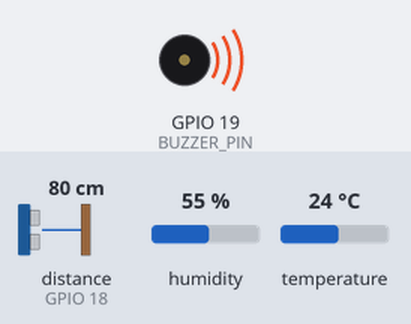
This sketch was run on a simulated ESP32. On the bench: buzzer (waves = sounding, pin HIGH). Wiring (inferred from the names in the program): ultrasonic range finder: trigger GPIO 5; echo GPIO 18. The inputs (shaded band) are chosen by the test bench; at power-on: distance to the obstacle (sensor on GPIO 18) 80 cm, humidity 55 %, temperature 24 °C. The echo pulse lasts 58.3 µs per cm; WiFi joins after 1.5 s; servers stay silent unless stated; uploads are accepted with an empty reply; pins used as bus, display or sensor lines are not drawn; what the sketch prints to the serial monitor is not drawn.

Above: at 3.7 s.
3.8 s: distance to the obstacle (sensor on GPIO 18) set to 2 cm
7.7 s: humidity set to 22 %
13.5 s: temperature set to 10 °C
17.4 s: temperature set to 7 °C
At 19.3 s:
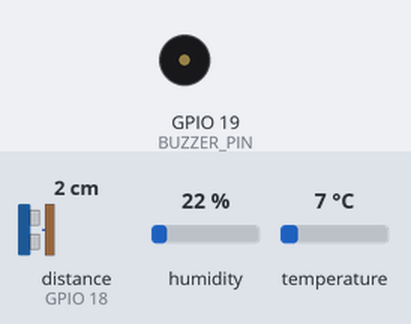
21.3 s: humidity set to 49 %
25.2 s: humidity set to 52 %
At 27.4 s:
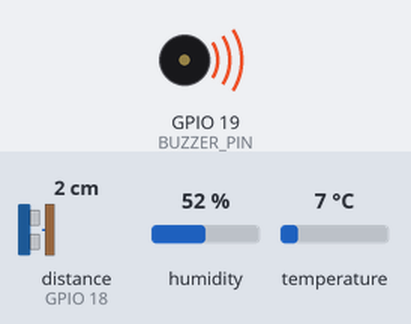
Timing chart, 0 to 28.9 s (numbered marks = the images above; inputs shaded):
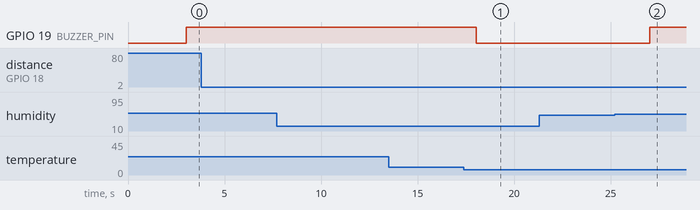

Measured:
- the behaviour switches between 9 and 8 °C on temperature (found by bisection; images 0 and 1)
- the behaviour switches between 50 and 51 % on humidity (found by bisection; images 1 and 2)
- after the input at 3.8 s, every drawn part: stays the same
- after the input at 7.7 s, every drawn part: stays the same
- after the input at 13.5 s, every drawn part: stays the same
- after the input at 17.4 s, GPIO 19 (BUZZER_PIN): HIGH → LOW after 0.62 s
- after the input at 21.3 s, every drawn part: stays the same
- after the input at 25.2 s, GPIO 19 (BUZZER_PIN): LOW → HIGH after 1.8 s

The sketch:

coldchain_esp32_firebase.ino
```cpp
/*
 * PROJECT: LOW-COST IoT-BASED MULTI-PARAMETER MONITORING SYSTEM FOR MEDICAL COLD CHAINS
 * ESP32 + DHT11 + HC-SR04 Ultrasonic + Buzzer + Firebase Realtime Database
 *
 * Target Firebase Project ID: coldchain-integrity-nonitor
 * Database URL: https://coldchain-integrity-nonitor-default-rtdb.asia-southeast1.firebasedatabase.app
 * Database Path: /coldchain/latest.json (via HTTP PUT)
 */

#include <WiFi.h>
#include <HTTPClient.h>
#include <WiFiClientSecure.h>
#include <DHT.h>
#include <math.h>

// -------- WI-FI CREDENTIALS --------
// Replace with your local 2.4 GHz Wi-Fi credentials
const char* WIFI_SSID     = "YOUR_WIFI_SSID";
const char* WIFI_PASSWORD = "YOUR_WIFI_PASSWORD";

// -------- FIREBASE CONFIGURATION --------
// Notice: Project ID contains NONITOR (not MONITOR)
const char* FIREBASE_HOST = "https://coldchain-integrity-nonitor-default-rtdb.asia-southeast1.firebasedatabase.app";
const char* FIREBASE_PATH = "/coldchain/latest.json";

// Full HTTPS PUT URL
const String FIREBASE_URL = String(FIREBASE_HOST) + String(FIREBASE_PATH);

// Optional Firebase Database Secret / Auth token (leave empty if rules permit public access)
// const char* FIREBASE_AUTH = "";

// -------- SENSOR PINS --------
#define DHTPIN 4
#define DHTTYPE DHT11
#define TRIG_PIN 5
#define ECHO_PIN 18
#define BUZZER_PIN 19

// -------- SAFETY THRESHOLDS --------
const float TEMP_MIN = 2.0;          // Minimum temperature: 2°C
const float TEMP_MAX = 8.0;          // Maximum temperature: 8°C
const float HUMIDITY_MAX = 50.0;     // Maximum humidity: 50%
const float LID_THRESHOLD_CM = 15.0; // Lid distance threshold: 15 cm

DHT dht(DHTPIN, DHTTYPE);

float temp = NAN;
float hum = NAN;
float distanceCm = -1.0;
String lidState = "unknown";

unsigned long lastSensorRead = 0;
const unsigned long SENSOR_INTERVAL = 3000; // 3 seconds interval

// -------- ULTRASONIC DISTANCE FUNCTION --------
float readDistanceCm() {
  digitalWrite(TRIG_PIN, LOW);
  delayMicroseconds(2);
  digitalWrite(TRIG_PIN, HIGH);
  delayMicroseconds(10);
  digitalWrite(TRIG_PIN, LOW);

  // Read echo pulse with 30ms timeout (~5m max range)
  unsigned long echoUs = pulseIn(ECHO_PIN, HIGH, 30000UL);

  if (echoUs == 0) return -1.0;

  return (echoUs * 0.0343) / 2.0;
}

// -------- WI-FI CONNECTION HELPER --------
void connectWiFi() {
  if (WiFi.status() == WL_CONNECTED) return;

  Serial.println();
  Serial.print("Connecting to Wi-Fi: ");
  Serial.println(WIFI_SSID);

  WiFi.mode(WIFI_STA);
  WiFi.setAutoReconnect(true);
  WiFi.persistent(true);
  WiFi.begin(WIFI_SSID, WIFI_PASSWORD);

  unsigned long startAttempt = millis();
  while (WiFi.status() != WL_CONNECTED && millis() - startAttempt < 10000) {
    delay(500);
    Serial.print(".");
  }

  if (WiFi.status() == WL_CONNECTED) {
    Serial.println();
    Serial.print("Wi-Fi connected! ESP32 IP address: ");
    Serial.println(WiFi.localIP());
  } else {
    Serial.println();
    Serial.println("Wi-Fi connection timed out. Will retry on next loop.");
  }
}

// -------- FIREBASE HTTP PUT UPLOAD --------
bool uploadToFirebase(float t, float h, float d, const String& lid) {
  if (WiFi.status() != WL_CONNECTED) {
    Serial.println("[Firebase] Error: Wi-Fi not connected. Skipping upload.");
    connectWiFi();
    return false;
  }

  WiFiClientSecure client;
  // Firebase uses SSL (HTTPS). Insecure mode avoids hardcoding CA roots on ESP32.
  client.setInsecure();

  HTTPClient http;
  http.setTimeout(5000); // 5 seconds HTTP timeout

  if (!http.begin(client, FIREBASE_URL)) {
    Serial.println("[Firebase] Unable to initiate HTTPS connection.");
    return false;
  }

  http.addHeader("Content-Type", "application/json");

  // Build JSON payload.
  // Note: {".sv": "timestamp"} tells Firebase RTDB to generate server millisecond epoch timestamp.
  String payload = "{";
  payload += "\"temperature\":" + String(t, 1) + ",";
  payload += "\"humidity\":" + String(h, 1) + ",";
  payload += "\"distance\":" + String(d, 1) + ",";
  payload += "\"lid\":\"" + lid + "\",";
  payload += "\"timestamp\":{\".sv\":\"timestamp\"}";
  payload += "}";

  Serial.print("[Firebase PUT] Uploading to ");
  Serial.println(FIREBASE_URL);
  Serial.print("[Firebase PUT] Payload: ");
  Serial.println(payload);

  int httpCode = http.PUT(payload);

  if (httpCode > 0) {
    Serial.print("[Firebase PUT] Success response code: ");
    Serial.println(httpCode);

    if (httpCode == HTTP_CODE_OK) {
      String response = http.getString();
      Serial.print("[Firebase PUT] Response body: ");
      Serial.println(response);
    }
  } else {
    Serial.print("[Firebase PUT] Failed, HTTP error: ");
    Serial.println(http.errorToString(httpCode).c_str());
  }

  http.end();
  return (httpCode == HTTP_CODE_OK);
}

// -------- SETUP --------
void setup() {
  Serial.begin(115200);

  pinMode(TRIG_PIN, OUTPUT);
  pinMode(ECHO_PIN, INPUT);
  pinMode(BUZZER_PIN, OUTPUT);

  digitalWrite(TRIG_PIN, LOW);
  digitalWrite(BUZZER_PIN, LOW);

  dht.begin();

  Serial.println();
  Serial.println("==================================================");
  Serial.println("  ESP32 Medical Cold-Chain IoT Telemetry Node");
  Serial.println("  Project: coldchain-integrity-nonitor");
  Serial.println("==================================================");

  // Connect to Wi-Fi
  connectWiFi();

  delay(1000);
}

// -------- MAIN LOOP --------
void loop() {
  unsigned long currentMillis = millis();

  if (currentMillis - lastSensorRead >= SENSOR_INTERVAL) {
    lastSensorRead = currentMillis;

    temp = dht.readTemperature();
    hum = dht.readHumidity();
    distanceCm = readDistanceCm();

    if (!isnan(temp) && !isnan(hum)) {

      // Evaluate lid state
      if (distanceCm < 0) {
        lidState = "error";
      } else if (distanceCm <= LID_THRESHOLD_CM) {
        lidState = "close";
      } else {
        lidState = "open";
      }

      // Evaluate system compromise state
      bool tempBad = (temp < TEMP_MIN || temp > TEMP_MAX);
      bool humBad = (hum > HUMIDITY_MAX);
      bool lidBad = (lidState == "open" || lidState == "error");

      bool isCompromised = tempBad || humBad || lidBad;

      // Trigger local buzzer alarm
      digitalWrite(BUZZER_PIN, isCompromised ? HIGH : LOW);

      // Print telemetry log to Serial Monitor
      Serial.println("==========================================");

      Serial.print("Temperature: ");
      Serial.print(temp, 1);
      Serial.print(" C [");
      Serial.print(tempBad ? "COMPROMISED" : "OK");
      Serial.println("]");

      Serial.print("Humidity: ");
      Serial.print(hum, 1);
      Serial.print(" % [");
      Serial.print(humBad ? "COMPROMISED" : "OK");
      Serial.println("]");

      Serial.print("Distance: ");
      Serial.print(distanceCm, 1);
      Serial.println(" cm");

      Serial.print("Lid State: ");
      Serial.print(lidState);
      Serial.print(" [");
      Serial.print(lidBad ? "COMPROMISED" : "OK");
      Serial.println("]");

      Serial.print("Overall: ");
      Serial.println(
        isCompromised ? "ALERT - COMPROMISED!" : "SYSTEM OK"
      );

      Serial.println("==========================================");

      // Upload telemetry to Firebase Realtime Database
      uploadToFirebase(temp, hum, distanceCm, lidState);

      Serial.println();

    } else {
      Serial.println("Failed to read DHT11. Check sensor wiring.");
    }
  }
}
```
